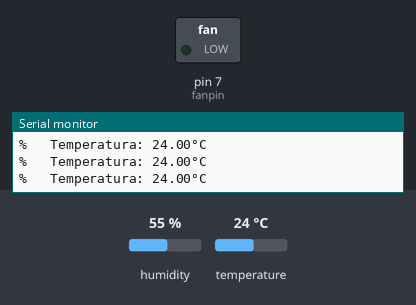
The sketch below on a simulated Arduino Uno, built with avr-gcc and run on an emulated ATmega328P. On the bench: switched loads named in the sketch (green lamp = pin HIGH), the last lines printed to the serial monitor. The test bench sets the inputs (shaded band); at power-on: temperature 24 °C, humidity 55 %.

Above: at 2.8 s.
2.9 s: temperature set to 39 °C
9.0 s: temperature set to 42 °C
At 10.5 s:
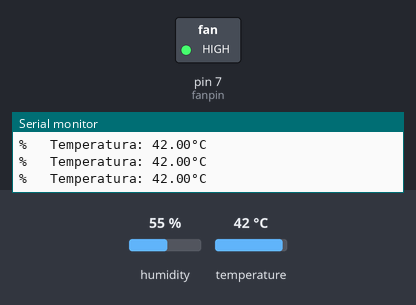
11.7 s: temperature set to 12 °C
At 12.7 s:
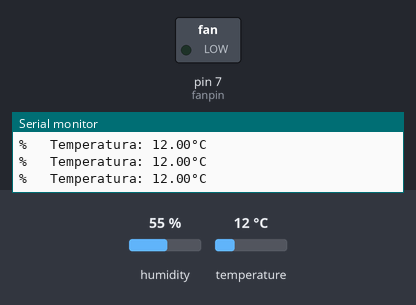
14.4 s: temperature set to 41 °C
At 17.0 s:
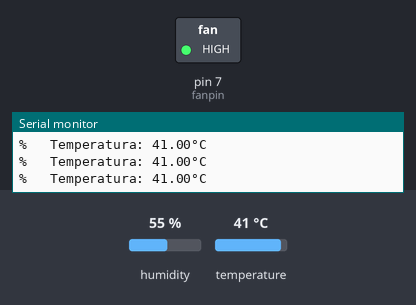
Timing chart, 0 to 18.5 s (numbered marks = the images above; inputs shaded):
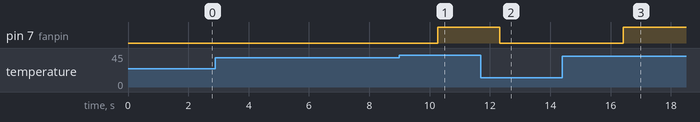

Measured:
- the behaviour switches between 40 and 41 °C on temperature (found by bisection; images 0 and 1)
- after the input at 9.0 s, pin 7 (fanpin): LOW → HIGH after 1.3 s
- after the input at 11.7 s, pin 7 (fanpin): HIGH → LOW after 0.63 s
- after the input at 14.4 s, pin 7 (fanpin): LOW → HIGH after 2.0 s

The sketch:

ventiladorculiao.ino
```cpp
#include "DHT.h" // Incluye la biblioteca DHT
#define DHTPIN 6 // Define el pin digital al que está conectado el DHT11
#define DHTTYPE DHT11 // Especifica que es un sensor DHT11
DHT dht(DHTPIN, DHTTYPE); // Crea una instancia del objeto DHT
int fanpin = 7;

void setup() {
  Serial.begin(9600); // Inicia la comunicación serial
  dht.begin(); // Inicia el sensor
  pinMode(fanpin, OUTPUT);
}

void loop() {
  delay(10);

  float t = dht.readTemperature();

  if (isnan(t)) {
    Serial.println(F("Fallo al leer del sensor DHT!"));
    return;
  }
  if (t>40){
    digitalWrite(fanpin, HIGH);
  }
  else{
    digitalWrite(fanpin, LOW);
  }
  Serial.print(F("%   Temperatura: "));
  Serial.print(t);
  Serial.println(F("°C"));
}
```
